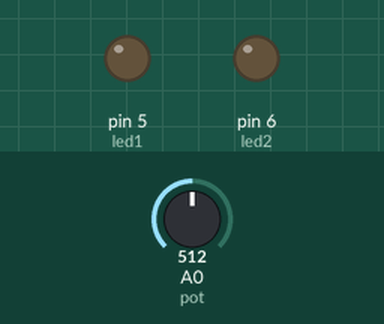
Simulated run of this sketch. Board: Arduino Uno, built with avr-gcc and run on an emulated ATmega328P. Shown: output pins drawn as LEDs (lit = HIGH). The inputs (shaded band) are chosen by the test bench; at power-on: A0 (pot) = 512.

Above: at 1.2 s.
1.3 s: A0 (pot) set to 716
At 2.5 s:
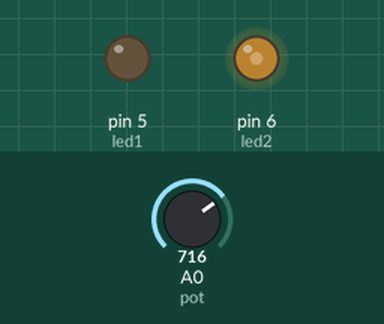
2.8 s: A0 (pot) set to 900
At 3.8 s:
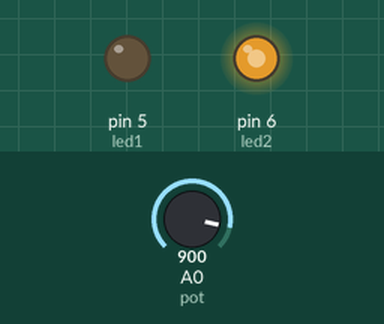
4.3 s: A0 (pot) set to 502
At 5.0 s:
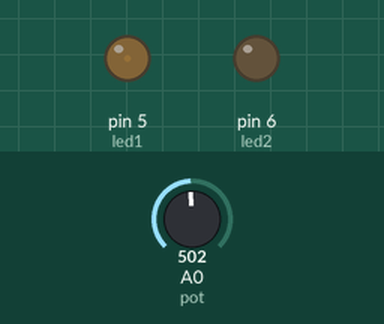
5.8 s: A0 (pot) set to 522
At 6.1 s:
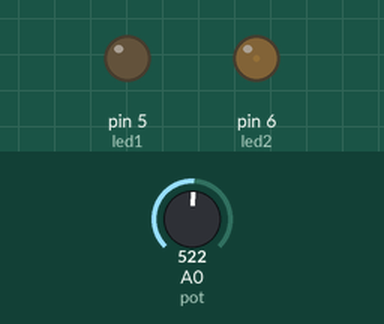
7.3 s: A0 (pot) set to 306
At 8.4 s:
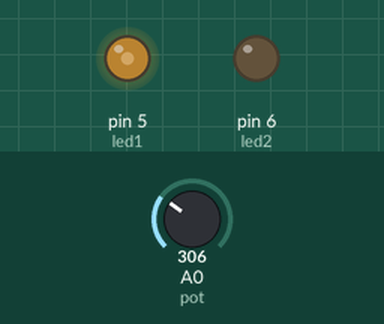
Timing chart, 0 to 9.8 s (numbered marks = the images above; inputs shaded):
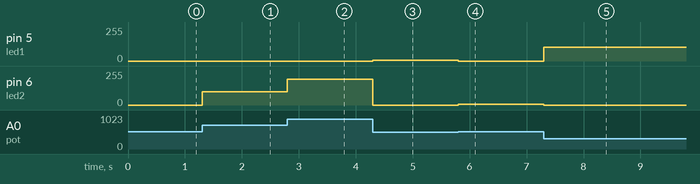

Measured:
- after the input at 1.3 s, pin 6 (led2): 0/255 → 101/255 at once
- after the input at 2.8 s, pin 6 (led2): 101/255 → 193/255 at once
- after the input at 4.3 s, pin 5 (led1): 0/255 → 5/255 at once; pin 6 (led2): 193/255 → 0/255 at once
- after the input at 5.8 s, pin 5 (led1): 5/255 → 0/255 at once; pin 6 (led2): 0/255 → 4/255 at once
- after the input at 7.3 s, pin 5 (led1): 0/255 → 103/255 at once; pin 6 (led2): 4/255 → 0/255 at once

The sketch:

IndicadoSentidPWM.ino
```cpp
const int pot = A0;
const int led1 = 5;
const int led2 = 6;

void setup() {
  pinMode(led1, OUTPUT);
  pinMode(led2, OUTPUT);
}

void loop() {
  int valor = analogRead(pot);

  if (valor < 512) {
    int brilho = map(valor, 0, 511, 255, 0);
    analogWrite(led1, brilho);
    analogWrite(led2, 0);
  } else {
    int brilho = map(valor, 512, 1023, 0, 255);
    analogWrite(led2, brilho);
    analogWrite(led1, 0);
  }
}
```
